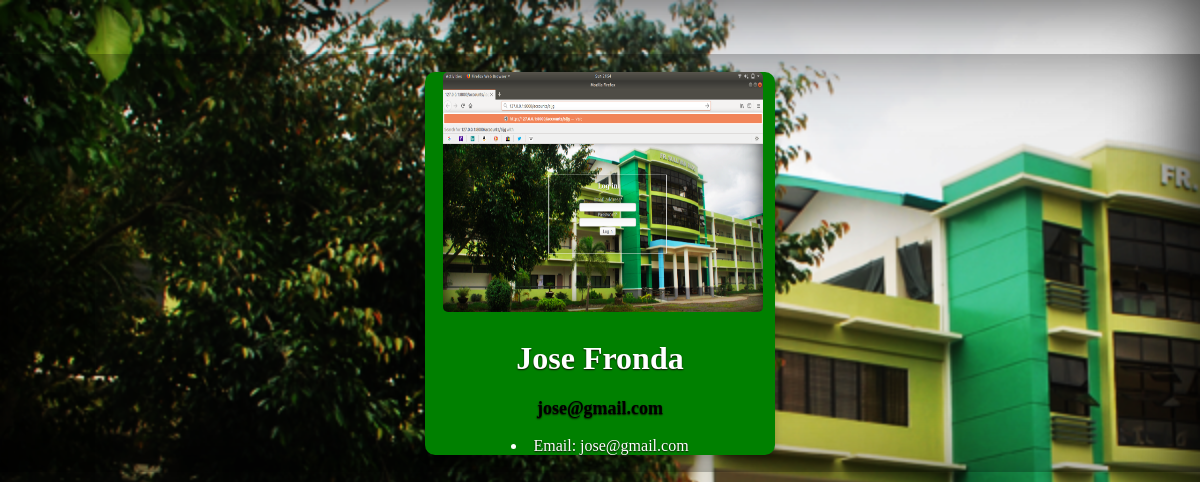
The app's page / (signed in) with its own data.
### myuser/models.py (models this page shows, shortened)
class MyUser(AbstractBaseUser):
    email = models.EmailField(
        verbose_name='email address',
        max_length=255,
        unique=True,
    )
    Student_profile =   models.ImageField(upload_to = 'static/media')
    last_name      =    models.CharField(max_length=100)
    first_name     =   models.CharField(max_length=100)
    MI             =   models.CharField(max_length=200)
    Gender = (
        ('Male', 'Male'),
        ('Female', 'Female'),
    )
    Sex             =   models.CharField(max_length=6, choices=Gender, blank=True, default=True)
    date_of_birth   =   models.DateField()
    Age             =   models.CharField(max_length=20)
    course          =   models.ForeignKey(Course,on_delete=models.SET_NULL, null=True)
    years = (
        ('1st', '1st'),
        ('2nd', '2nd'),
        ('3rd', '3rd'),
        ('4rth', '4rth'),
    )
    Year            = models.CharField(max_length=6, choices=years, blank=True, default=True)
    objects         = MyUserManager()
    is_active       = models.BooleanField(default=True)
    is_admin        = models.BooleanField(default=False)
    is_faculty      = models.BooleanField(default=False)
    is_student      = models.BooleanField(default=False)
    USERNAME_FIELD = 'email'
    REQUIRED_FIELDS = ['date_of_birth']

### myuser/views.py (the view)
# urls.py: 2. Add a URL to urlpatterns:  url(r'^$', views.home, name='home')
def home(request):
	if request.user.is_authenticated:
		if request.user.is_faculty:
			return redirect('myuser:department')
	obj = Course.objects.all()
	context = {'obj': obj}
	return render(request, 'home.html', context)

### templates/home.html (shortened to what this page needs)
{% extends "base.html" %}
{% block content %}
{% load staticfiles %}
<link rel="stylesheet" href="{% static 'css/styles.css' %}">
<br/><br/><br/>
<div class="site-wrapper">
	<div class="site-wrapper-inner">
		<div class="cover-container">
		<main role="main" class="inner cover">
			<div class="transbox">
				   {% if user.is_authenticated %}
						 {% if request.user.is_student %}
						 	<div class="card">
 	 							<p><a href='{% url "grade:detail" last_name=user.last_name %}'><img id="myImg" src="{{  user.MEDIA_URL }}{{user.Student_profile.url}}" alt="{{user.first_name}}" width="105%"></a></p>
  								<h1 style="text-align: center;">{{ user.first_name }} {{ user.last_name }}</h1>
  									<p class="title">{{ user.get_username }}</li></p>
  									<p> <li>Email: {{ user.get_username }}</li></p>
				</div>
  			 </div>
  			</div>
  		  </div>
 		 {% endif %}
    {% endif %}
{% endblock content %}

### templates/static/css/styles.css (style rules this page uses)
.card { background-color: green; box-shadow: 0 4px 8px 0 rgba(0, 0, 0, 0.2); max-width: 350px; margin: auto; transition: 0.3s; border-radius: 10px; text-shadow: 0 .05rem .1rem rgba(15, 2, 2, 0.92); }
#myImg { border-radius: 5px; cursor: pointer; transition: 0.3s; height: 240.95px; width: 320.75px; }
.title { color: green; font-size: 18px; }
a { text-decoration: none; font-size: 22px; color: black; }
div.transbox p,h3 { margin: 5%; font-weight: bold; color: #000000; }
a, a:focus, a:hover { color: #fff; }
html, body { padding:0; height:100%; width:100%; color: #FFF; margin:auto; background-image: url(img/2.png); background-repeat: no-repeat; display: table; top:0; background-size: cover; box-shadow: inset 0 0 5rem rgba(0, 0, 0, .8); }
body { color: #fff; text-align: center; text-shadow: 0 .05rem .1rem rgba(0, 0, 0, .5); }
.site-wrapper { display: table; width: 100%; height: 100%; min-height: 100%; box-shadow: inset 0 0 5rem rgba(0, 0, 0, .5); }
.site-wrapper-inner { display: table-cell; vertical-align: top; }
.cover-container { margin-right: auto; margin-left: auto; }
.inner { padding: 2rem; }
.cover { padding: 0 1.5rem; }
@media (min-width: 40em) { .site-wrapper-inner { vertical-align: middle; } }
@media (min-width: 40em) { .masthead, .mastfoot, .cover-container { width: 100%; } }
@media (min-width: 62em) { .masthead, .mastfoot, .cover-container { width: 42rem; } }

### records on screen
MyUser: Student_profile (picture), first_name "Jose", last_name "Fronda", get_username "jose@gmail.com"
